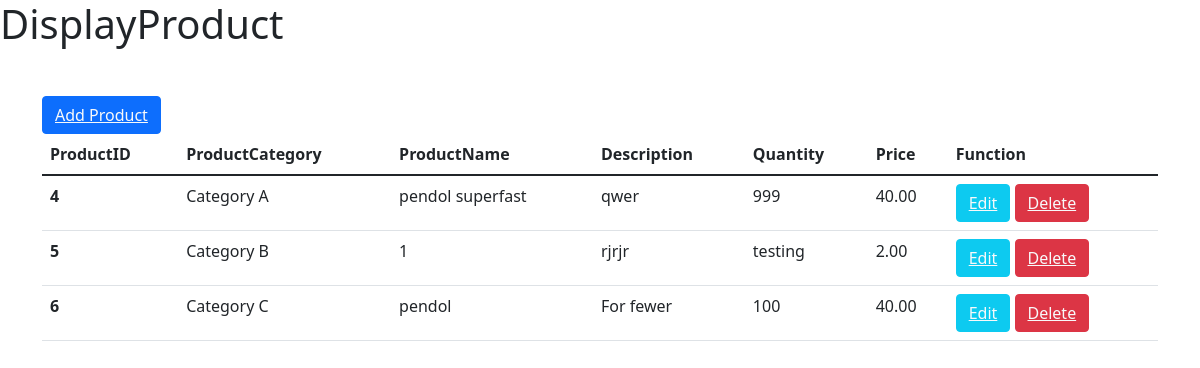
The page /product/displayproduct.php on the database its author committed.
### tables this page shows
CREATE TABLE `product` (
  `ProductID` int(11) NOT NULL,
  `ProductName` varchar(200) DEFAULT NULL,
  `Description` varchar(200) DEFAULT NULL,
  `Quantity` varchar(200) DEFAULT NULL,
  `Price` decimal(10,2) DEFAULT NULL,
  `CategoryID` int(11) DEFAULT NULL,
  `ProductCategory` varchar(200) DEFAULT NULL
);

### product/displayproduct.php (the view, shortened to what this page needs)
<?php
include 'connect.php';
?>
<!doctype html>
<html lang="en">
<head>
  <link href="https://cdn.jsdelivr.net/npm/bootstrap@5.1.3/dist/css/bootstrap.min.css" rel="stylesheet">
</head>
<body>
  <h1>DisplayProduct</h1>
  <div class="container my-5">
    <button class="btn btn-primary"><a href="product.php" class="text-light">Add Product</a></button>
    <table class="table">
      <thead>
        <tr>
          <th scope="col">ProductID</th>
          <th scope="col">ProductCategory</th>
          <th scope="col">ProductName</th>
          <th scope="col">Description</th>
          <th scope="col">Quantity</th>
          <th scope="col">Price</th>
          <th scope="col">Function</th>
        </tr>
      </thead>
      <?php
      $sql = "Select * from product";
      $result = mysqli_query($con, $sql);
      if ($result) {
        while ($row = mysqli_fetch_assoc($result)) {
          $ProductID = $row['ProductID'];
          $ProductCategory = $row['ProductCategory'];
          $ProductName = $row['ProductName'];
          $Description = $row['Description'];
          $Quantity = $row['Quantity'];
          $Price = $row['Price'];
          echo '<tr>
      <th scope="row">' . $ProductID . '</th>
      <td>' . $ProductCategory . '</td>
      <td>' . $ProductName . '</td>
      <td>' . $Description . '</td>
      <td>' . $Quantity . '</td>
	  <td>' . $Price . '</td>
	  <td>
	  <button class="btn btn-info"><a href="edit.php? editProductID=' . $ProductID . '" class="text-light">Edit</a></button>
	  <button class="btn btn-danger"><a href="delete.php? deleteProductID=' . $ProductID . '" class="text-light">Delete</a></button>
	  </td>
    </tr>';
        }
      }
      ?>
  </div>
</body>
</html>

### rows shown on the page
product: ProductID "4", ProductCategory "Category A", ProductName "pendol superfast", Description "qwer", Quantity "999", Price "40.00"
product: ProductID "5", ProductCategory "Category B", ProductName "1", Description "rjrjr", Quantity "testing", Price "2.00"
product: ProductID "6", ProductCategory "Category C", ProductName "pendol", Description "For fewer", Quantity "100", Price "40.00"
